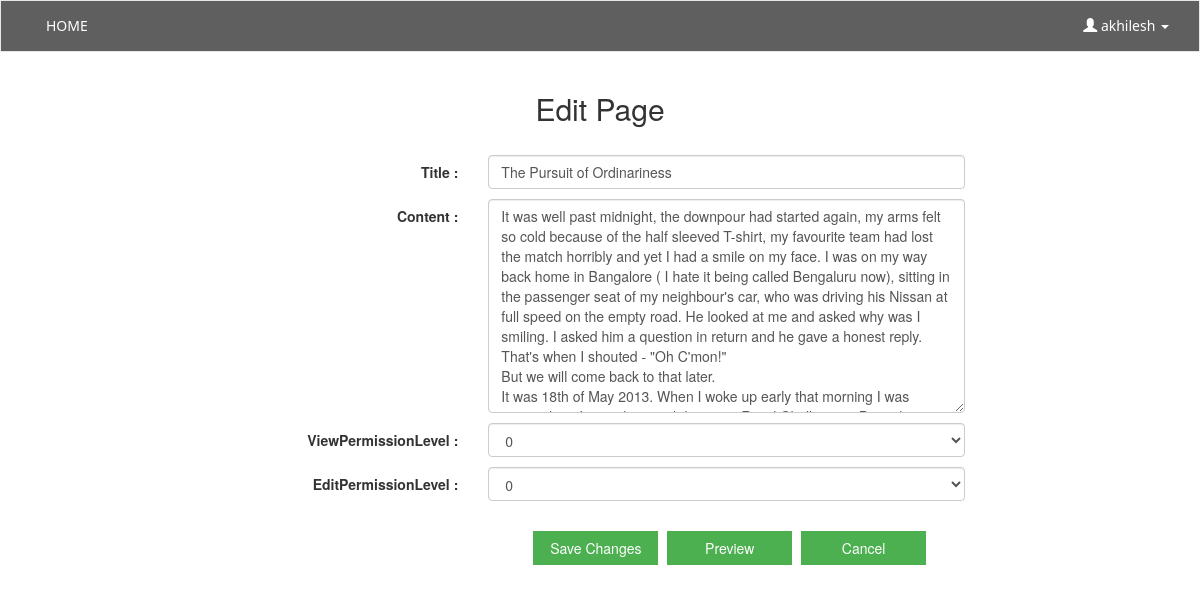
/wiki/edit-page/The Pursuit of Ordinariness/ (signed in), run on an earlier commit of the app's database.
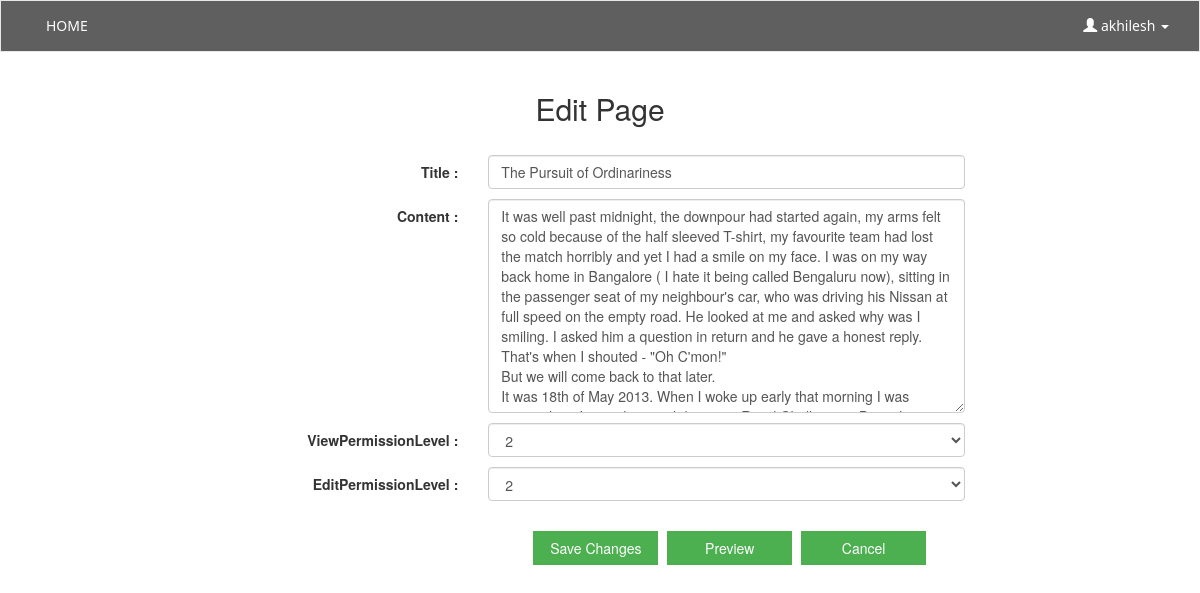
And on a later commit of the database.
### wiki/models.py (models this page shows, shortened)
class Post(models.Model):
    user = models.ForeignKey(User, null=True, blank=True)
    title = models.CharField(max_length=120, unique=True)
    content = models.TextField()
    timestamp = models.DateTimeField(auto_now=False, auto_now_add=True)
    lastUpdated = models.DateTimeField(auto_now=True, auto_now_add=False)
    viewPermissionLevel = models.IntegerField(
        choices=USERLEVEL, default=0
    )
    editPermissionLevel = models.IntegerField(
        choices=USERLEVEL, default=0
    )

### wiki/views.py (the view)
# urls.py: url(r'^edit-page/(?P<title>.*)/$', views.editPage, name='editPage'),
@login_required
def editPage(request, title):
    postObj = get_object_or_404(Post, title=title)
    if request.method == 'POST':
        formObj = EditPostForm(request.POST, instance=postObj)
        if formObj.is_valid():
            postObj.save()
            return HttpResponseRedirect(
                reverse(
                    'viewPage',
                    kwargs={
                        'title': formObj.cleaned_data['title']
                    }
                )
            )
    else:
        formObj = EditPostForm(instance=postObj)
    context = {
        'formObj': formObj,
        'postObj': postObj,
    }
    return render(request, 'wiki/editPage.html', context)

### wiki/forms.py
class EditPostForm(forms.ModelForm):
    class Meta:
        model = Post
        fields = [
            'title', 'content', 'viewPermissionLevel', 'editPermissionLevel'
        ]
        widgets = {
            'title': forms.TextInput(
                attrs={
                    'class': 'form-control',
                    'placeholder': 'Title',
                    'id': 'title',
                }
            ),
            'content': forms.Textarea(
                attrs={
                    'class': 'form-control',
                    'placeholder': 'Enter content here',
                    'id': 'content',
                }
            ),
            'viewPermissionLevel': forms.Select(
                attrs={
                    'class': 'form-control',
                    'id': 'viewPermissionLevel',
                }
            ),
            'editPermissionLevel': forms.Select(
                attrs={
                    'class': 'form-control',
                    'id': 'editPermissionLevel',
                }
            ),
        }

### templates/wiki/editPage.html (shortened to what this page needs)
{% extends 'wiki/base.html' %}
{% block middle_area %}
    <div class="">
        <center><h2 style="margin-bottom: 30px">Edit Page</h2></center>
        <form role="form" class="form-horizontal" action="" method="POST">
            <div class="form_group">
                {% for field in formObj %}
                    <div class="row" style="margin-top: 10px">
                        <label class="control-label col-sm-4">{{ field.label }} :</label>
                        <div class="col-sm-8">
                            {{ field }}
                        </div>
                    </div>
                {% endfor %}
                <div class="col-sm-offset-4 col-sm-10">
                    <button style="margin: 30px 5px 0 40px" type="submit" class="btn btn-success">Save Changes</button>
                    <button style="margin: 30px 5px 0 0" type="button" class="btn btn-success" onClick=getValue() data-toggle="modal" data-target="#myModal">Preview</button>
                    <a href="{% url 'viewPage' postObj.title %}"><button style="margin: 30px 5px 0 0"  type="button" class="btn btn-success">Cancel</button></a>
                </div>
            </div>
        </form>
    </div>
{% endblock middle_area %}

What changed in the data, as far as the page shows it:
changed Post "The Pursuit of Ordinariness": viewPermissionLevel "0" → "2"; editPermissionLevel "0" → "2"
